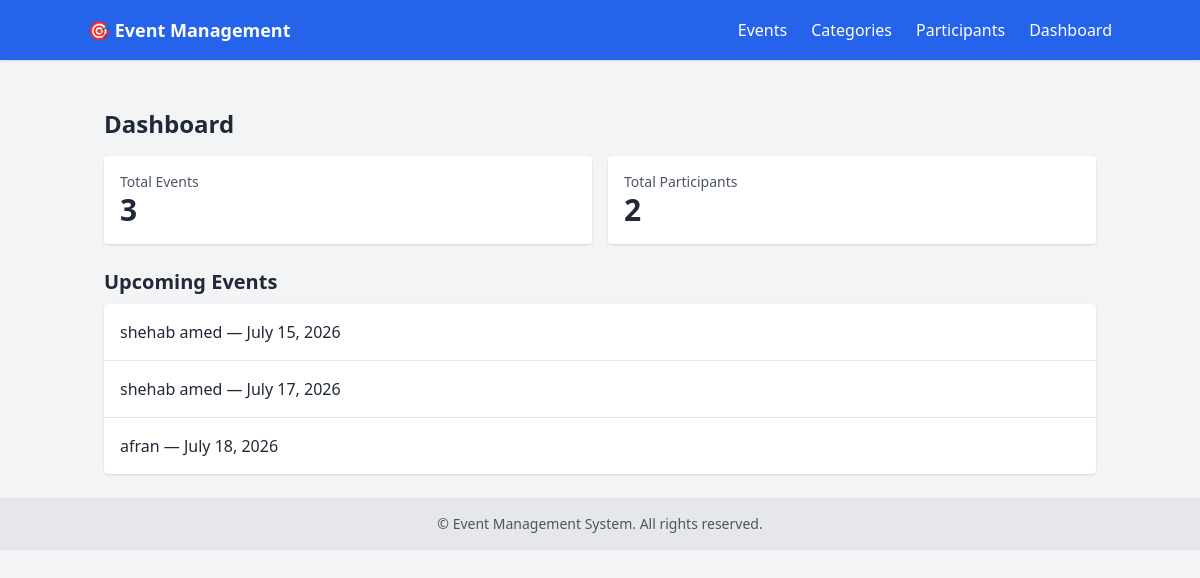
The app's page /dashboard/ (signed in) with its own data.
### tasks/models.py (models this page shows, shortened)
class Event(models.Model):
    name = models.CharField(max_length=200)
    description = models.TextField()
    date = models.DateField()
    time = models.TimeField()
    location = models.CharField(max_length=200)
    category = models.ForeignKey(Category, on_delete=models.CASCADE, related_name='events')
    image = models.ImageField(upload_to='event_images/', default='default.jpg', blank=True)
    rsvp_users = models.ManyToManyField(settings.AUTH_USER_MODEL, related_name='rsvped_events', blank=True)
    created_by = models.ForeignKey(
        settings.AUTH_USER_MODEL, on_delete=models.SET_NULL,
        null=True, blank=True, related_name='created_events'
    )

### tasks/views.py (the view)
# urls.py: path('dashboard/', views.dashboard, name='dashboard'),
@login_required
def dashboard(request):
    total_events = Event.objects.count()
    total_participants = Participant.objects.count()
    upcoming_events = Event.objects.order_by('date')[:5]
    context = {
        'total_events': total_events,
        'total_participants': total_participants,
        'upcoming_events': upcoming_events,
    }
    return render(request, 'tasks/dashboard.html', context)

### tasks/templates/tasks/dashboard.html (shortened to what this page needs)
{% extends "tasks/base.html" %}
{% block content %}
<h1 class="text-2xl font-bold mb-4">Dashboard</h1>
<div class="grid grid-cols-1 md:grid-cols-2 gap-4 mb-6">
    <div class="bg-white p-4 rounded shadow">
        <p class="text-sm text-gray-600">Total Events</p>
        <p class="text-3xl font-bold">{{ total_events }}</p>
    </div>
    <div class="bg-white p-4 rounded shadow">
        <p class="text-sm text-gray-600">Total Participants</p>
        <p class="text-3xl font-bold">{{ total_participants }}</p>
    </div>
</div>
<h2 class="text-xl font-semibold mb-2">Upcoming Events</h2>
<ul class="bg-white rounded shadow divide-y">
    {% for event in upcoming_events %}
    <li class="p-4">{{ event.name }} — {{ event.date }}</li>
    {% empty %}
    <li class="p-4 text-gray-500">No upcoming events.</li>
    {% endfor %}
</ul>
{% endblock %}

### records on screen
Event: name "shehab amed", date "July 15, 2026"
Event: name "shehab amed", date "July 17, 2026"
Event: name "afran", date "July 18, 2026"

### other values on screen
{{ total_events }} "3"
{{ total_participants }} "2"
